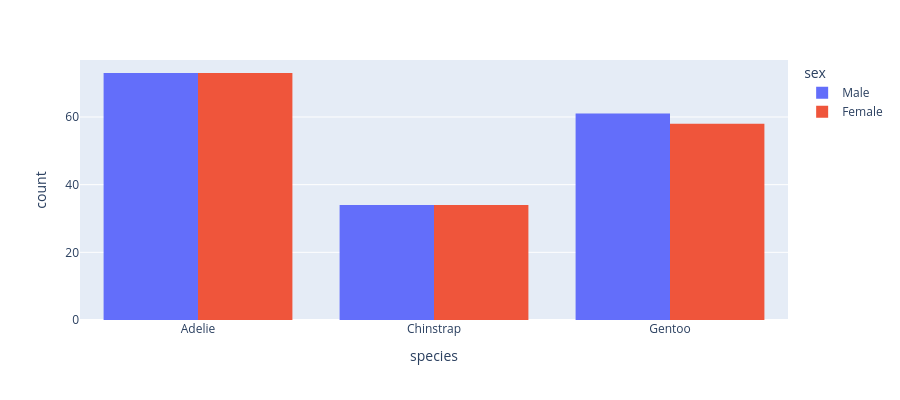

The notebook cell saved with this chart:
### Code cell
fig = px.histogram(penguins, x="species", color = 'sex', barmode='group', height=400)
fig.show()

### Figure 1 — Plotly figure (JSON) as saved in the notebook; plotly's stock layout.template omitted (floating-point values rounded to 4 significant figures; data arrays with more than 128 entries replaced by an {"elided": "..."} marker saying what was removed)
{"data": [{"alignmentgroup": "True", "bingroup": "x", "hovertemplate": "sex=Male<br>species=%{x}<br>count=%{y}<extra></extra>", "legendgroup": "Male", "marker": {"color": "#636efa", "pattern": {"shape": ""}}, "name": "Male", "offsetgroup": "Male", "orientation": "v", "showlegend": true, "type": "histogram", "x": {"elided": "168 str values"}, "xaxis": "x", "yaxis": "y"}, {"alignmentgroup": "True", "bingroup": "x", "hovertemplate": "sex=Female<br>species=%{x}<br>count=%{y}<extra></extra>", "legendgroup": "Female", "marker": {"color": "#EF553B", "pattern": {"shape": ""}}, "name": "Female", "offsetgroup": "Female", "orientation": "v", "showlegend": true, "type": "histogram", "x": {"elided": "165 str values"}, "xaxis": "x", "yaxis": "y"}], "layout": {"barmode": "group", "height": 400, "legend": {"title": {"text": "sex"}, "tracegroupgap": 0}, "margin": {"t": 60}, "xaxis": {"anchor": "y", "domain": [0, 1], "title": {"text": "species"}}, "yaxis": {"anchor": "x", "domain": [0, 1], "title": {"text": "count"}}}}
